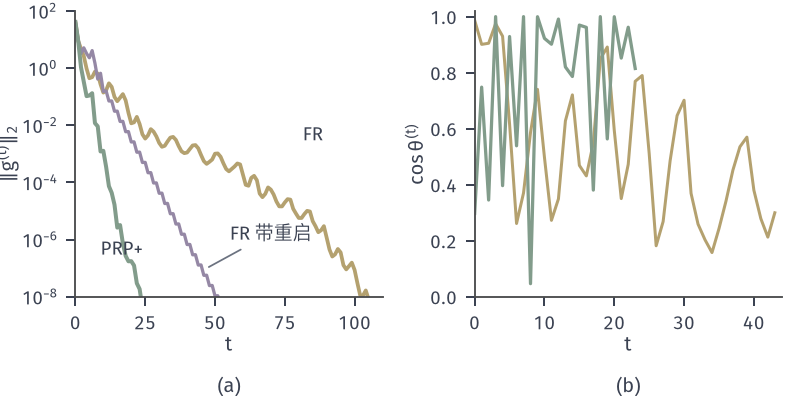

Reproduce this figure in Python.
from pathlib import Path
import sys
ROOT = next(p for p in Path(__file__).resolve().parents if (p/'build.sh').is_file() and (p/'tex/book.tex').is_file())
sys.path.insert(0, str(ROOT/'figures/00-shared/mathematical-preliminaries-upper/00-shared/comprehension-figures'))
from support import figure, save, BLUE, GREEN, YELLOW, RED, PURPLE, INK, MUTED, GRID, BLUE_FILL, GREEN_FILL, YELLOW_FILL, RED_FILL, PURPLE_FILL
import numpy as np
HERE = Path(__file__).resolve().parent
STROKE = '#4C4D4F'
def panel(fig, left, right, top, bottom, wspace=.25, hspace=.2):
    fig.set_layout_engine(None)
    fig.subplots_adjust(left=left, right=right, top=top, bottom=bottom, wspace=wspace, hspace=hspace)
def tag(fig, ax, s, y=None, d=.085):
    p = ax.get_position(); fig.text((p.x0+p.x1)/2, (p.y0-d) if y is None else y, s, ha='center', va='top')
# 贯穿例：f(x)=(x1^2+9 x2^2)/2，x0=(9,1)，mu=1，L=9，kappa=9。
H = np.array([1., 9.]); X0 = np.array([9., 1.])
def f_ex(x): return .5*(H*np.asarray(x)**2).sum(-1)
def contour_ex(ax, xr, yr, levels):
    X,Y = np.meshgrid(np.linspace(*xr,700), np.linspace(*yr,500))
    ax.contour(X,Y,.5*(X**2+9*Y**2),levels=levels,colors=[BLUE],linewidths=.65)
def path(ax, P, c, ms=3.2, lw=1.2, **k):
    P=np.asarray(P); ax.plot(P[:,0],P[:,1],'-o',color=c,lw=lw,ms=ms,mew=0,zorder=4,**k)
def opt(ax, x=0, y=0): ax.plot([x],[y],'o',ms=4.8,color=RED,mew=0,zorder=6)
# 弯谷 f(x)=x1^2/2+(9/2)(x2-0.1 x1^2)^2：c=0 时退化为贯穿例，极小点 (0,0)，该点 Hessian 为 diag(1,9)。
c=0.1
def F(x): return .5*x[0]**2+4.5*(x[1]-c*x[0]**2)**2
def G(x):
    r=x[1]-c*x[0]**2
    return np.array([x[0]-18*c*x[0]*r, 9*r])
def Hs(x):
    r=x[1]-c*x[0]**2
    return np.array([[1-18*c*r+36*c*c*x[0]**2,-18*c*x[0]],[-18*c*x[0],9.]])
def wolfe(x,d,c1,c2,a1=1.0):
    n=[0]
    def phi(a):
        n[0]+=1; return F(x+a*d),G(x+a*d)@d
    p0=F(x); d0=G(x)@d
    def zoom(lo,hi,plo):
        for _ in range(80):
            a=.5*(lo+hi); p,dp=phi(a)
            if p>p0+c1*a*d0 or p>=plo: hi=a
            else:
                if abs(dp)<=c2*abs(d0): return a
                if dp*(hi-lo)>=0: hi=lo
                lo=a; plo=p
        return lo
    ao,po,a=0,p0,a1
    for i in range(40):
        p,dp=phi(a)
        if p>p0+c1*a*d0 or (i>0 and p>=po): return zoom(ao,a,po),n[0]
        if abs(dp)<=c2*abs(d0): return a,n[0]
        if dp>=0: return zoom(a,ao,p),n[0]
        ao,po=a,p; a*=2
    return a,n[0]
def ncg(rule,x0,c2=.4,restart=False,T=300,tol=1e-8):
    x=np.array(x0,float); g=G(x); d=-g; rec=[(np.linalg.norm(g),1.)]; P=[x.copy()]; D=[d.copy()]; N=1
    for t in range(T):
        a,k=wolfe(x,d,1e-4,c2); N+=k
        x=x+a*d; gn=G(x); y=gn-g
        b={'FR':(gn@gn)/(g@g),'PRP':(gn@y)/(g@g),'PRP+':max((gn@y)/(g@g),0)}[rule]
        if restart and abs(gn@g)>=.1*(gn@gn): b=0
        d=-gn+b*d
        if gn@d>=0: d=-gn
        g=gn; P.append(x.copy()); D.append(d.copy()); rec.append((np.linalg.norm(g),-(g@d)/np.linalg.norm(g)/np.linalg.norm(d)))
        if rec[-1][0]<tol: break
    return np.array(rec),np.array(P),D,N
fig,(a,b)=figure(width_mm=112,height_mm=56,ncols=2)
panel(fig,.095,.985,.97,.25,wspace=.3)
x0=[6,1]
R,_,_,N=ncg('FR',x0); Rr,_,_,Nr=ncg('FR',x0,restart=True); Rp,_,_,Np=ncg('PRP+',x0)
a.semilogy(R[:,0],color=YELLOW,lw=1.5); a.semilogy(Rr[:,0],color=PURPLE,lw=1.3); a.semilogy(Rp[:,0],color=GREEN,lw=1.6)
a.set_xlabel('$t$',labelpad=1); a.set_ylabel(r'$\Vert g^{(t)}\Vert_2$',labelpad=1); a.set_xlim(0,110); a.set_ylim(1e-8,100)
a.text(85,3e-3,'FR',fontsize=7.5,ha='center',color=INK); a.text(44,1e-1,'FR+重启',fontsize=7.5,color=INK) if 0 else None
a.text(68,3e-7,'FR 重启',fontsize=7.5,ha='left',color=INK) if 0 else None
a.annotate('FR 带重启',xy=(47,1e-7),xytext=(70,1e-6),fontsize=7.5,ha='center',arrowprops=dict(arrowstyle='-',color=MUTED,lw=.7,shrinkA=1,shrinkB=1))
a.text(9,3e-7,'PRP+',fontsize=7.5,color=INK,ha='left')
b.plot(R[1:45,1],color=YELLOW,lw=1.2); b.plot(Rp[1:25,1],color=GREEN,lw=1.3)
b.set_xlabel('$t$',labelpad=1); b.set_ylabel(r'$\cos\theta^{(t)}$',labelpad=1); b.set_ylim(0,1.02); b.set_xlim(0,44)
tag(fig,a,'(a)',y=.05); tag(fig,b,'(b)',y=.05)
print(N,Nr,Np,len(R)-1,len(Rr)-1,len(Rp)-1, R[1:,1].min(), Rp[1:,1].min())
R9,_,_,N9=ncg('PRP+',[9,1]); R9r,_,_,N9r=ncg('PRP+',[9,1],restart=True); print(len(R9)-1,len(R9r)-1)
save(fig,HERE,'figure',{'PRP_plus_from_9_1':len(R9)-1,'PRP_plus_restart_from_9_1':len(R9r)-1,'x0':x0,'FR':[len(R)-1,N],'FR_restart':[len(Rr)-1,Nr],'PRP_plus':[len(Rp)-1,Np]})
